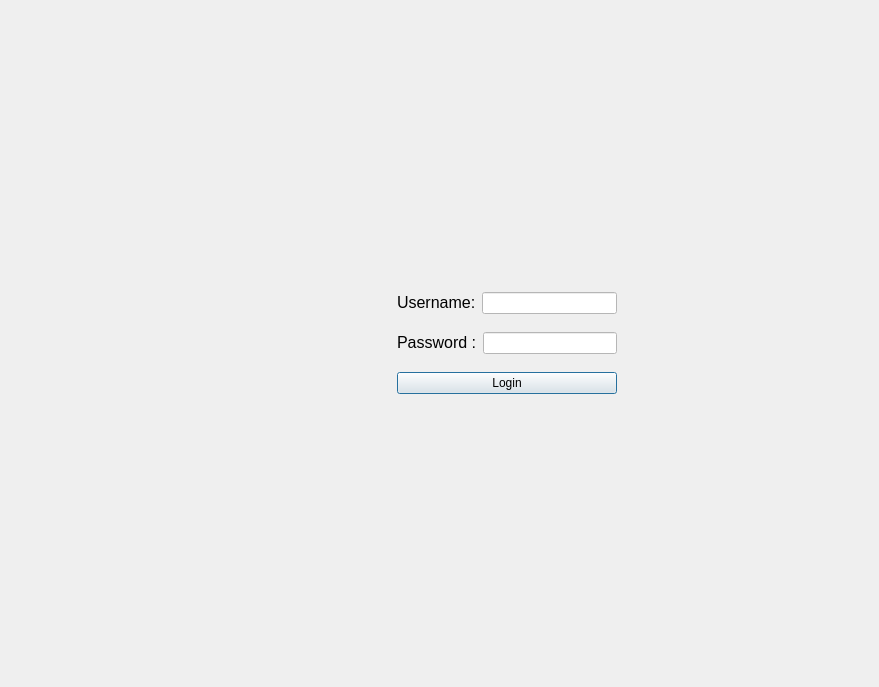
<?xml version="1.0" encoding="UTF-8"?>
<ui version="4.0">
 <class>EmployeeManager</class>
 <widget class="QDialog" name="EmployeeManager">
  <property name="geometry">
   <rect>
    <x>0</x>
    <y>0</y>
    <width>879</width>
    <height>687</height>
   </rect>
  </property>
  <property name="sizePolicy">
   <sizepolicy hsizetype="Preferred" vsizetype="Preferred">
    <horstretch>0</horstretch>
    <verstretch>0</verstretch>
   </sizepolicy>
  </property>
  <property name="minimumSize">
   <size>
    <width>0</width>
    <height>0</height>
   </size>
  </property>
  <property name="windowTitle">
   <string>Dialog</string>
  </property>
  <layout class="QGridLayout" name="gridLayout">
   <item row="0" column="0">
    <widget class="QStackedWidget" name="stackedWidget">
     <property name="sizePolicy">
      <sizepolicy hsizetype="Preferred" vsizetype="Preferred">
       <horstretch>0</horstretch>
       <verstretch>0</verstretch>
      </sizepolicy>
     </property>
     <property name="minimumSize">
      <size>
       <width>0</width>
       <height>0</height>
      </size>
     </property>
     <property name="currentIndex">
      <number>0</number>
     </property>
     <widget class="QWidget" name="loginpage">
      <property name="sizePolicy">
       <sizepolicy hsizetype="Preferred" vsizetype="Preferred">
        <horstretch>0</horstretch>
        <verstretch>0</verstretch>
       </sizepolicy>
      </property>
      <property name="minimumSize">
       <size>
        <width>0</width>
        <height>0</height>
       </size>
      </property>
      <layout class="QGridLayout" name="gridLayout_3">
       <item row="0" column="1">
        <spacer name="verticalSpacer_2">
         <property name="orientation">
          <enum>Qt::Vertical</enum>
         </property>
         <property name="sizeHint" stdset="0">
          <size>
           <width>20</width>
           <height>252</height>
          </size>
         </property>
        </spacer>
       </item>
       <item row="1" column="0">
        <spacer name="horizontalSpacer">
         <property name="orientation">
          <enum>Qt::Horizontal</enum>
         </property>
         <property name="sizeHint" stdset="0">
          <size>
           <width>234</width>
           <height>20</height>
          </size>
         </property>
        </spacer>
       </item>
       <item row="1" column="1">
        <layout class="QHBoxLayout" name="horizontalLayout_3">
         <item>
          <widget class="QLabel" name="locklabel">
           <property name="minimumSize">
            <size>
             <width>128</width>
             <height>128</height>
            </size>
           </property>
           <property name="text">
            <string/>
           </property>
           <property name="pixmap">
            <pixmap resource="../bitcoin.qrc">:/icons/lock</pixmap>
           </property>
           <property name="scaledContents">
            <bool>true</bool>
           </property>
          </widget>
         </item>
         <item>
          <layout class="QVBoxLayout" name="verticalLayout">
           <item>
            <layout class="QHBoxLayout" name="horizontalLayout">
             <item>
              <widget class="QLabel" name="usernamelabel">
               <property name="text">
                <string>&lt;html&gt;&lt;head/&gt;&lt;body&gt;&lt;p&gt;&lt;span style=&quot; font-size:12pt;&quot;&gt;Username:&lt;/span&gt;&lt;/p&gt;&lt;/body&gt;&lt;/html&gt;</string>
               </property>
              </widget>
             </item>
             <item>
              <widget class="QLineEdit" name="loginusername">
               <property name="minimumSize">
                <size>
                 <width>134</width>
                 <height>0</height>
                </size>
               </property>
               <property name="styleSheet">
                <string notr="true">background-color: #FFFFFF;</string>
               </property>
              </widget>
             </item>
            </layout>
           </item>
           <item>
            <layout class="QHBoxLayout" name="horizontalLayout_2">
             <item>
              <widget class="QLabel" name="passwordlabel">
               <property name="text">
                <string>&lt;html&gt;&lt;head/&gt;&lt;body&gt;&lt;p&gt;&lt;span style=&quot; font-size:12pt;&quot;&gt;Password :&lt;/span&gt;&lt;/p&gt;&lt;/body&gt;&lt;/html&gt;</string>
               </property>
              </widget>
             </item>
             <item>
              <widget class="QLineEdit" name="loginpassword">
               <property name="minimumSize">
                <size>
                 <width>134</width>
                 <height>0</height>
                </size>
               </property>
               <property name="styleSheet">
                <string notr="true">background-color: #FFFFFF;
</string>
               </property>
               <property name="echoMode">
                <enum>QLineEdit::Password</enum>
               </property>
              </widget>
             </item>
            </layout>
           </item>
           <item>
            <widget class="QPushButton" name="loginlogin">
             <property name="text">
              <string>Login</string>
             </property>
             <property name="autoDefault">
              <bool>true</bool>
             </property>
            </widget>
           </item>
          </layout>
         </item>
        </layout>
       </item>
       <item row="1" column="2">
        <spacer name="horizontalSpacer_2">
         <property name="orientation">
          <enum>Qt::Horizontal</enum>
         </property>
         <property name="sizeHint" stdset="0">
          <size>
           <width>234</width>
           <height>20</height>
          </size>
         </property>
        </spacer>
       </item>
       <item row="2" column="1">
        <spacer name="verticalSpacer">
         <property name="orientation">
          <enum>Qt::Vertical</enum>
         </property>
         <property name="sizeHint" stdset="0">
          <size>
           <width>20</width>
           <height>251</height>
          </size>
         </property>
        </spacer>
       </item>
      </layout>
     </widget>
     <widget class="QWidget" name="addpage">
      <property name="sizePolicy">
       <sizepolicy hsizetype="Expanding" vsizetype="Expanding">
        <horstretch>0</horstretch>
        <verstretch>0</verstretch>
       </sizepolicy>
      </property>
      <property name="minimumSize">
       <size>
        <width>0</width>
        <height>0</height>
       </size>
      </property>
      <layout class="QGridLayout" name="gridLayout_2">
       <item row="0" column="0" colspan="3">
        <widget class="QTableView" name="viewemployeetable">
         <property name="sizePolicy">
          <sizepolicy hsizetype="Preferred" vsizetype="Preferred">
           <horstretch>0</horstretch>
           <verstretch>0</verstretch>
          </sizepolicy>
         </property>
         <property name="minimumSize">
          <size>
           <width>0</width>
           <height>0</height>
          </size>
         </property>
         <attribute name="verticalHeaderVisible">
          <bool>false</bool>
         </attribute>
        </widget>
       </item>
       <item row="1" column="0">
        <widget class="QPushButton" name="pushButton">
         <property name="text">
          <string>Add New Employee</string>
         </property>
        </widget>
       </item>
       <item row="1" column="1">
        <widget class="QPushButton" name="viewemployees">
         <property name="text">
          <string>View Employee Info</string>
         </property>
        </widget>
       </item>
       <item row="1" column="2">
        <widget class="QPushButton" name="editemployees">
         <property name="text">
          <string>Edit Employee Info</string>
         </property>
        </widget>
       </item>
      </layout>
     </widget>
    </widget>
   </item>
  </layout>
 </widget>
 <resources>
  <include location="../bitcoin.qrc"/>
 </resources>
 <connections/>
</ui>
